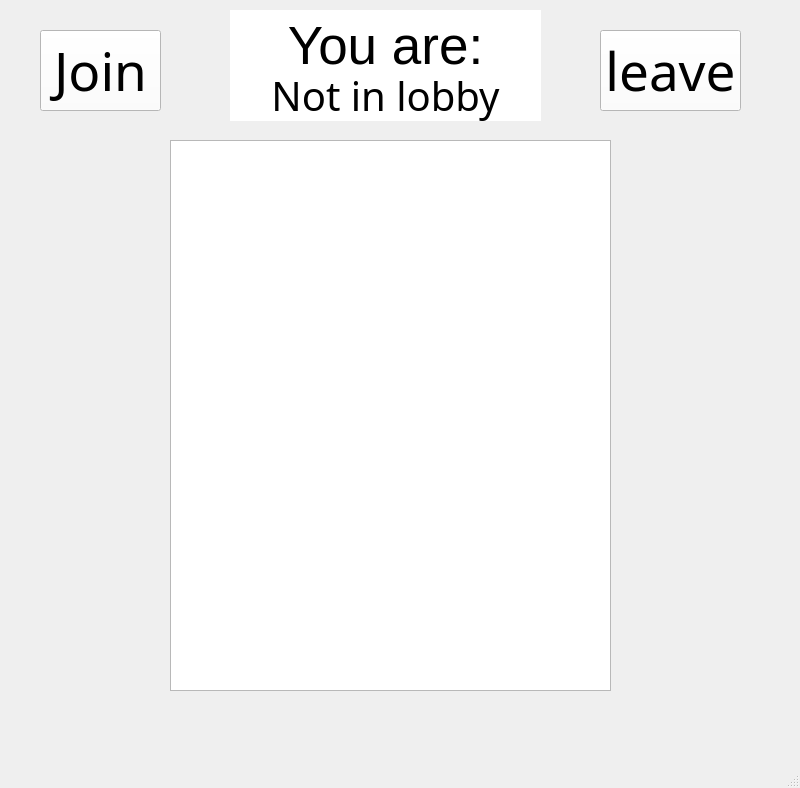
<?xml version="1.0" encoding="UTF-8"?>
<ui version="4.0">
 <class>MainWindow</class>
 <widget class="QMainWindow" name="MainWindow">
  <property name="geometry">
   <rect>
    <x>0</x>
    <y>0</y>
    <width>800</width>
    <height>788</height>
   </rect>
  </property>
  <property name="windowTitle">
   <string>MainWindow</string>
  </property>
  <widget class="QWidget" name="main_widget">
   <widget class="QListWidget" name="list_widget">
    <property name="geometry">
     <rect>
      <x>170</x>
      <y>140</y>
      <width>441</width>
      <height>551</height>
     </rect>
    </property>
    <property name="font">
     <font>
      <pointsize>40</pointsize>
     </font>
    </property>
    <property name="styleSheet">
     <string notr="true">background-color: white;
QListWidget::item {
    text-align: center;
background-color: white;
}
</string>
    </property>
    <property name="textElideMode">
     <enum>Qt::ElideLeft</enum>
    </property>
   </widget>
   <widget class="QPushButton" name="join_btn">
    <property name="geometry">
     <rect>
      <x>40</x>
      <y>30</y>
      <width>121</width>
      <height>81</height>
     </rect>
    </property>
    <property name="font">
     <font>
      <family>Voltage</family>
      <pointsize>40</pointsize>
     </font>
    </property>
    <property name="autoFillBackground">
     <bool>false</bool>
    </property>
    <property name="styleSheet">
     <string notr="true">background-color: white;
</string>
    </property>
    <property name="text">
     <string>Join</string>
    </property>
   </widget>
   <widget class="QPushButton" name="leave_btn">
    <property name="geometry">
     <rect>
      <x>600</x>
      <y>30</y>
      <width>141</width>
      <height>81</height>
     </rect>
    </property>
    <property name="font">
     <font>
      <family>Voltage</family>
      <pointsize>40</pointsize>
     </font>
    </property>
    <property name="styleSheet">
     <string notr="true">background-color: white;
</string>
    </property>
    <property name="text">
     <string>leave</string>
    </property>
   </widget>
   <widget class="QLabel" name="label">
    <property name="geometry">
     <rect>
      <x>230</x>
      <y>10</y>
      <width>311</width>
      <height>71</height>
     </rect>
    </property>
    <property name="font">
     <font>
      <pointsize>40</pointsize>
     </font>
    </property>
    <property name="styleSheet">
     <string notr="true">background-color: white;</string>
    </property>
    <property name="text">
     <string>You are:</string>
    </property>
    <property name="alignment">
     <set>Qt::AlignCenter</set>
    </property>
   </widget>
   <widget class="QLabel" name="username_label">
    <property name="geometry">
     <rect>
      <x>230</x>
      <y>70</y>
      <width>311</width>
      <height>51</height>
     </rect>
    </property>
    <property name="font">
     <font>
      <family>Sitka Display</family>
      <pointsize>30</pointsize>
     </font>
    </property>
    <property name="styleSheet">
     <string notr="true">background-color: white;</string>
    </property>
    <property name="text">
     <string>Not in lobby</string>
    </property>
    <property name="alignment">
     <set>Qt::AlignCenter</set>
    </property>
   </widget>
   <widget class="QLabel" name="game_end_msg">
    <property name="geometry">
     <rect>
      <x>190</x>
      <y>720</y>
      <width>391</width>
      <height>31</height>
     </rect>
    </property>
    <property name="font">
     <font>
      <pointsize>20</pointsize>
     </font>
    </property>
    <property name="text">
     <string/>
    </property>
    <property name="alignment">
     <set>Qt::AlignCenter</set>
    </property>
   </widget>
  </widget>
  <widget class="QStatusBar" name="statusbar"/>
 </widget>
 <resources/>
 <connections/>
</ui>
